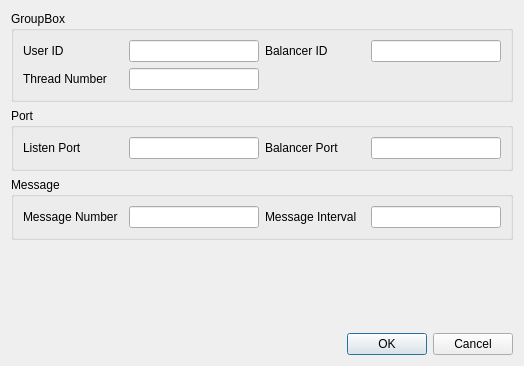
<?xml version="1.0" encoding="UTF-8"?>
<ui version="4.0">
 <class>ConfigDialog</class>
 <widget class="QDialog" name="ConfigDialog">
  <property name="geometry">
   <rect>
    <x>0</x>
    <y>0</y>
    <width>524</width>
    <height>366</height>
   </rect>
  </property>
  <property name="windowTitle">
   <string>Dialog</string>
  </property>
  <layout class="QGridLayout" name="gridLayout_2">
   <item row="0" column="0" colspan="2">
    <widget class="QGroupBox" name="groupBox_3">
     <property name="title">
      <string>GroupBox</string>
     </property>
     <layout class="QGridLayout" name="gridLayout">
      <item row="0" column="0">
       <widget class="QLabel" name="label">
        <property name="minimumSize">
         <size>
          <width>100</width>
          <height>0</height>
         </size>
        </property>
        <property name="text">
         <string>User ID</string>
        </property>
       </widget>
      </item>
      <item row="0" column="1">
       <widget class="QLineEdit" name="uidEdit"/>
      </item>
      <item row="0" column="2">
       <widget class="QLabel" name="label_2">
        <property name="minimumSize">
         <size>
          <width>100</width>
          <height>0</height>
         </size>
        </property>
        <property name="text">
         <string>Balancer ID</string>
        </property>
       </widget>
      </item>
      <item row="0" column="3">
       <widget class="QLineEdit" name="bidEidt"/>
      </item>
      <item row="1" column="0">
       <widget class="QLabel" name="label_3">
        <property name="minimumSize">
         <size>
          <width>100</width>
          <height>0</height>
         </size>
        </property>
        <property name="text">
         <string>Thread Number</string>
        </property>
       </widget>
      </item>
      <item row="1" column="1">
       <widget class="QLineEdit" name="thrNumEdit"/>
      </item>
     </layout>
    </widget>
   </item>
   <item row="1" column="0" colspan="2">
    <widget class="QGroupBox" name="groupBox_2">
     <property name="title">
      <string>Port</string>
     </property>
     <layout class="QHBoxLayout" name="horizontalLayout_2">
      <item>
       <widget class="QLabel" name="label_5">
        <property name="minimumSize">
         <size>
          <width>100</width>
          <height>0</height>
         </size>
        </property>
        <property name="text">
         <string>Listen Port</string>
        </property>
       </widget>
      </item>
      <item>
       <widget class="QLineEdit" name="lisPortEdit"/>
      </item>
      <item>
       <widget class="QLabel" name="label_6">
        <property name="minimumSize">
         <size>
          <width>100</width>
          <height>0</height>
         </size>
        </property>
        <property name="text">
         <string>Balancer Port</string>
        </property>
       </widget>
      </item>
      <item>
       <widget class="QLineEdit" name="bportEdit"/>
      </item>
     </layout>
    </widget>
   </item>
   <item row="2" column="0" colspan="2">
    <widget class="QGroupBox" name="groupBox">
     <property name="title">
      <string>Message</string>
     </property>
     <layout class="QHBoxLayout" name="horizontalLayout">
      <item>
       <widget class="QLabel" name="label_4">
        <property name="minimumSize">
         <size>
          <width>100</width>
          <height>0</height>
         </size>
        </property>
        <property name="text">
         <string>Message Number</string>
        </property>
       </widget>
      </item>
      <item>
       <widget class="QLineEdit" name="msgNumEdit"/>
      </item>
      <item>
       <widget class="QLabel" name="label_7">
        <property name="minimumSize">
         <size>
          <width>100</width>
          <height>0</height>
         </size>
        </property>
        <property name="text">
         <string>Message Interval</string>
        </property>
       </widget>
      </item>
      <item>
       <widget class="QLineEdit" name="timeIntervalEdit"/>
      </item>
     </layout>
    </widget>
   </item>
   <item row="3" column="1">
    <spacer name="verticalSpacer_2">
     <property name="orientation">
      <enum>Qt::Vertical</enum>
     </property>
     <property name="sizeHint" stdset="0">
      <size>
       <width>20</width>
       <height>116</height>
      </size>
     </property>
    </spacer>
   </item>
   <item row="4" column="0">
    <spacer name="horizontalSpacer_2">
     <property name="orientation">
      <enum>Qt::Horizontal</enum>
     </property>
     <property name="sizeHint" stdset="0">
      <size>
       <width>247</width>
       <height>20</height>
      </size>
     </property>
    </spacer>
   </item>
   <item row="4" column="1">
    <widget class="QDialogButtonBox" name="accptButton">
     <property name="standardButtons">
      <set>QDialogButtonBox::Cancel|QDialogButtonBox::Ok</set>
     </property>
    </widget>
   </item>
  </layout>
 </widget>
 <resources/>
 <connections>
  <connection>
   <sender>accptButton</sender>
   <signal>rejected()</signal>
   <receiver>ConfigDialog</receiver>
   <slot>reject()</slot>
   <hints>
    <hint type="sourcelabel">
     <x>493</x>
     <y>347</y>
    </hint>
    <hint type="destinationlabel">
     <x>501</x>
     <y>298</y>
    </hint>
   </hints>
  </connection>
 </connections>
</ui>
